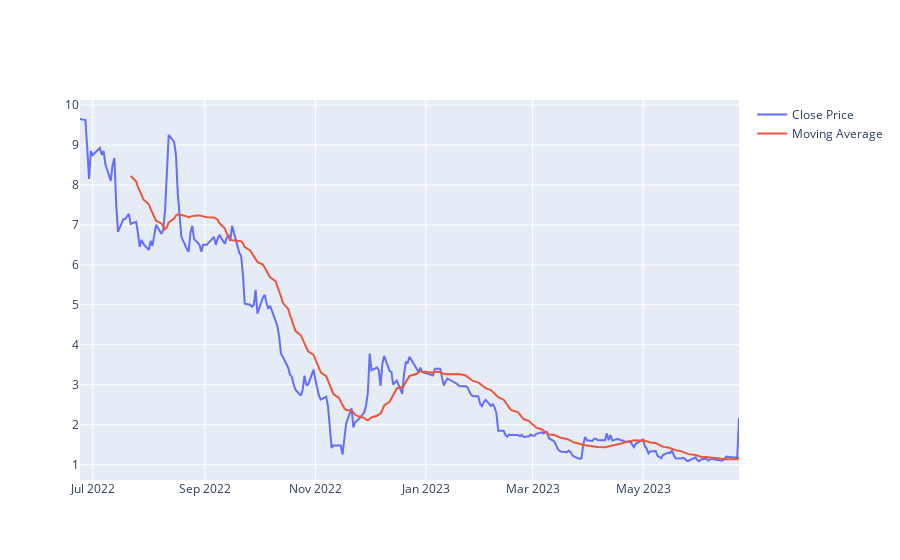

Notebook source saved alongside this figure:
### Code cell
import plotly.express as px

symbol=bol_df['ticker'][0]
window=20

x_axis=bol_df[bol_df['ticker']==symbol].index
print(x_axis)
fig = go.Figure(
    go.Scatter(x=x_axis, y=bol_df[bol_df['ticker']==symbol]['Close'], 
                name='Close Price'))
fig.add_trace(
    go.Scatter(x=x_axis, y=bol_df[bol_df['ticker']==symbol][f'20_day_moving_average'], 
                name='Moving Average')
    )
fig.show()

### Figure 1 — Plotly figure (JSON) as saved in the notebook; plotly's stock layout.template omitted (floating-point values rounded to 4 significant figures; data arrays with more than 128 entries replaced by an {"elided": "..."} marker saying what was removed)
{"data": [{"name": "Close Price", "type": "scatter", "x": {"elided": "251 str values"}, "y": {"elided": "251 float values"}}, {"name": "Moving Average", "type": "scatter", "x": {"elided": "251 str values"}, "y": {"elided": "251 float values"}}], "layout": {}}
